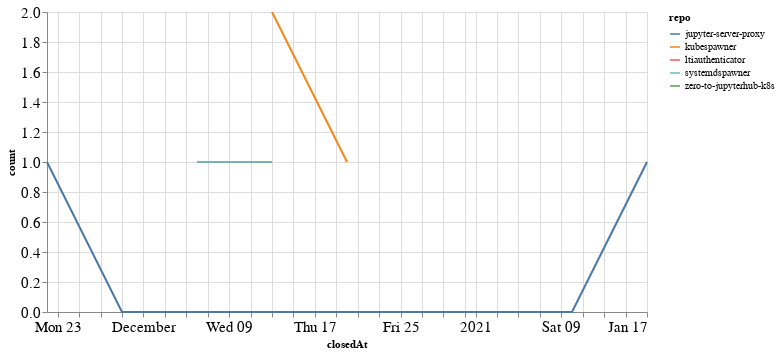

Here is the notebook cell this chart was saved with:
### Code cell
closed_by_time = closed_by.groupby('repo').resample('W', on='closedAt').count()['author'].reset_index()
closed_by_time = closed_by_time.rename(columns={'author': 'count'})

alt.Chart(closed_by_time, width=600).mark_line().encode(
    x='closedAt',
    y='count',
    color='repo',
    tooltip="repo"
)

### Figure 1 — Vega-Lite specification as saved in the notebook (floating-point values rounded to 4 significant figures)
{"config": {"axisLeft": {"labelFontSize": 15}, "axisBottom": {"labelFontSize": 15}}, "data": {"name": "data-77323b0722b3fb9fa07d65458ec95df0"}, "mark": "line", "encoding": {"color": {"type": "nominal", "field": "repo"}, "tooltip": {"type": "nominal", "field": "repo"}, "x": {"type": "temporal", "field": "closedAt"}, "y": {"type": "quantitative", "field": "count"}}, "width": 600, "$schema": "https://vega.github.io/schema/vega-lite/v4.8.1.json", "datasets": {"data-77323b0722b3fb9fa07d65458ec95df0": [{"repo": "jupyter-server-proxy", "closedAt": "2020-11-22T00:00:00", "count": 1}, {"repo": "jupyter-server-proxy", "closedAt": "2020-11-29T00:00:00", "count": 0}, {"repo": "jupyter-server-proxy", "closedAt": "2020-12-06T00:00:00", "count": 0}, {"repo": "jupyter-server-proxy", "closedAt": "2020-12-13T00:00:00", "count": 0}, {"repo": "jupyter-server-proxy", "closedAt": "2020-12-20T00:00:00", "count": 0}, {"repo": "jupyter-server-proxy", "closedAt": "2020-12-27T00:00:00", "count": 0}, {"repo": "jupyter-server-proxy", "closedAt": "2021-01-03T00:00:00", "count": 0}, {"repo": "jupyter-server-proxy", "closedAt": "2021-01-10T00:00:00", "count": 0}, {"repo": "jupyter-server-proxy", "closedAt": "2021-01-17T00:00:00", "count": 1}, {"repo": "kubespawner", "closedAt": "2020-12-13T00:00:00", "count": 2}, {"repo": "kubespawner", "closedAt": "2020-12-20T00:00:00", "count": 1}, {"repo": "ltiauthenticator", "closedAt": "2020-12-06T00:00:00", "count": 1}, {"repo": "systemdspawner", "closedAt": "2020-12-06T00:00:00", "count": 1}, {"repo": "systemdspawner", "closedAt": "2020-12-13T00:00:00", "count": 1}, {"repo": "zero-to-jupyterhub-k8s", "closedAt": "2020-12-20T00:00:00", "count": 1}]}}
